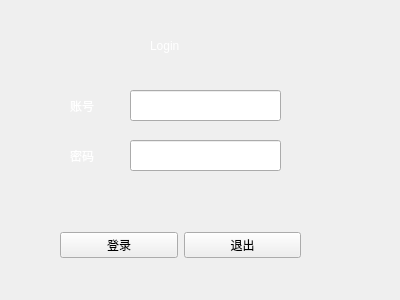
<?xml version="1.0" encoding="UTF-8"?>
<ui version="4.0">
 <class>login</class>
 <widget class="QWidget" name="login">
  <property name="geometry">
   <rect>
    <x>0</x>
    <y>0</y>
    <width>400</width>
    <height>300</height>
   </rect>
  </property>
  <property name="windowTitle">
   <string>登录</string>
  </property>
  <property name="windowIcon">
   <iconset resource="pic.qrc">
    <normaloff>:/1.jpg</normaloff>:/1.jpg</iconset>
  </property>
  <widget class="QLineEdit" name="lineEdit_2">
   <property name="geometry">
    <rect>
     <x>130</x>
     <y>90</y>
     <width>151</width>
     <height>31</height>
    </rect>
   </property>
  </widget>
  <widget class="QLineEdit" name="lineEdit_4">
   <property name="geometry">
    <rect>
     <x>130</x>
     <y>140</y>
     <width>151</width>
     <height>31</height>
    </rect>
   </property>
  </widget>
  <widget class="QLabel" name="label">
   <property name="geometry">
    <rect>
     <x>70</x>
     <y>90</y>
     <width>61</width>
     <height>31</height>
    </rect>
   </property>
   <property name="styleSheet">
    <string notr="true">font: 12pt &quot;Agency FB&quot;;
color: rgb(255, 255, 255);</string>
   </property>
   <property name="text">
    <string>账号</string>
   </property>
  </widget>
  <widget class="QLabel" name="label_2">
   <property name="geometry">
    <rect>
     <x>70</x>
     <y>140</y>
     <width>72</width>
     <height>31</height>
    </rect>
   </property>
   <property name="styleSheet">
    <string notr="true">color: rgb(255, 255, 255);
font: 12pt &quot;Agency FB&quot;;</string>
   </property>
   <property name="text">
    <string>密码</string>
   </property>
  </widget>
  <widget class="QWidget" name="layoutWidget">
   <property name="geometry">
    <rect>
     <x>60</x>
     <y>230</y>
     <width>241</width>
     <height>30</height>
    </rect>
   </property>
   <layout class="QHBoxLayout" name="horizontalLayout">
    <item>
     <widget class="QPushButton" name="pb1">
      <property name="text">
       <string>登录</string>
      </property>
     </widget>
    </item>
    <item>
     <widget class="QPushButton" name="pb2">
      <property name="text">
       <string>退出</string>
      </property>
     </widget>
    </item>
   </layout>
  </widget>
  <widget class="QLabel" name="label_3">
   <property name="geometry">
    <rect>
     <x>150</x>
     <y>20</y>
     <width>131</width>
     <height>51</height>
    </rect>
   </property>
   <property name="styleSheet">
    <string notr="true">font: 24pt &quot;华文彩云&quot;;
color: rgb(255, 255, 255);</string>
   </property>
   <property name="text">
    <string>Login</string>
   </property>
  </widget>
  <widget class="QLabel" name="label_4">
   <property name="geometry">
    <rect>
     <x>0</x>
     <y>0</y>
     <width>400</width>
     <height>300</height>
    </rect>
   </property>
   <property name="styleSheet">
    <string notr="true">background-image: url(:/13.jfif);</string>
   </property>
   <property name="text">
    <string/>
   </property>
  </widget>
  <zorder>label_4</zorder>
  <zorder>lineEdit_2</zorder>
  <zorder>lineEdit_4</zorder>
  <zorder>label</zorder>
  <zorder>label_2</zorder>
  <zorder>layoutWidget</zorder>
  <zorder>label_3</zorder>
 </widget>
 <resources>
  <include location="pic.qrc"/>
 </resources>
 <connections/>
</ui>
